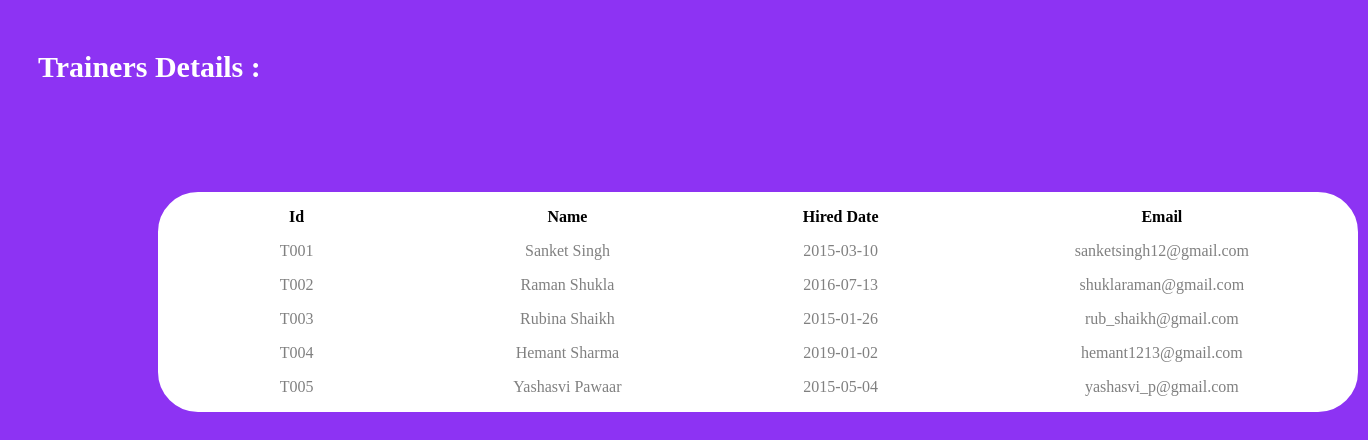
The app's page /trainer.php with its own data.
### tables this page shows
CREATE TABLE `trainer` (
  `Trainer_id` varchar(10) NOT NULL,
  `Trainer_name` text NOT NULL,
  `Hired_date` date NOT NULL,
  `Trainer_email` varchar(30) NOT NULL
);

### trainer.php (the view, shortened to what this page needs)
<!DOCTYPE html>
<html lang="en">
<head>
</head>
<body>
<?php
$servername = "localhost";
$username = "root";
$password = "";
$conn = mysqli_connect($servername, $username, $password);
mysqli_select_db($conn,'test');
$query = " select * from trainer";
$result = mysqli_query($conn,$query);
    ?>
    <div class="profile">Trainers Details :</div>
    <table>
        <tr>
            <th>Id</th>
            <th>Name</th>
            <th>Hired Date</th>
            <th>Email</th>
        </tr>
        <br>
        <?php
while($row = mysqli_fetch_assoc($result))
{
    ?>
        <tr>
            <td> <?php echo $row['Trainer_id']; ?> </td>
            <td> <?php echo $row['Trainer_name']; ?> </td>
            <td> <?php echo $row['Hired_date']; ?> </td>
            <td> <?php echo $row['Trainer_email']; ?> </td>
        </tr>
        <br>
        <?php
}
?>
</table>
</body>
</html>

### trainer.php (style rules this page uses)
body { background-color: #8d33f3; }
.profile { margin: 0px 30px; margin-top: 50px; margin-bottom: 0px; font-size: 30px; color: white; font-weight: 600; }
table { margin: 0px 150px; }
table, th, td { border: 2px solid white; border-radius: 40px; color: grey; width: 1200px; text-align: center; padding: 5px; background-color: white; }
th { color: black; }

### records on screen
trainer: Trainer_id "T001", Trainer_name "Sanket Singh", Hired_date "2015-03-10", Trainer_email "sanketsingh12@gmail.com"
trainer: Trainer_id "T002", Trainer_name "Raman Shukla", Hired_date "2016-07-13", Trainer_email "shuklaraman@gmail.com"
trainer: Trainer_id "T003", Trainer_name "Rubina Shaikh", Hired_date "2015-01-26", Trainer_email "rub_shaikh@gmail.com"
trainer: Trainer_id "T004", Trainer_name "Hemant Sharma", Hired_date "2019-01-02", Trainer_email "hemant1213@gmail.com"
trainer: Trainer_id "T005", Trainer_name "Yashasvi Pawaar", Hired_date "2015-05-04", Trainer_email "yashasvi_p@gmail.com"
